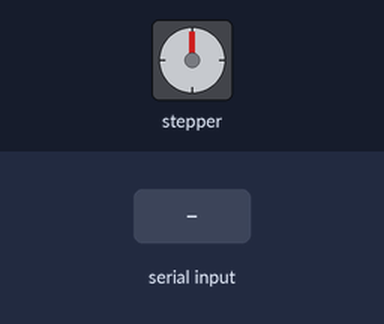
The sketch below on a simulated Arduino Uno, built with avr-gcc and run on an emulated ATmega328P. Shown: stepper motor. Wiring (inferred from the names in the program): stepper motor (2048 steps per turn assumed): coils pin 8, pin 9, pin 10, pin 11. Inputs (shaded band) come from the test bench.

Above: at 1.2 s.
1.3 s: "1\n" received over Serial
At 2.78 s:
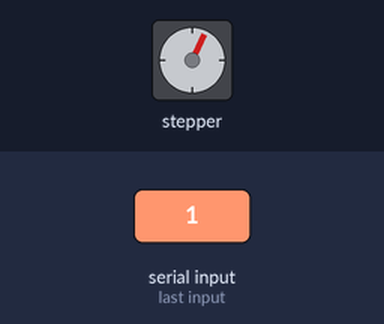
At 3.86 s:
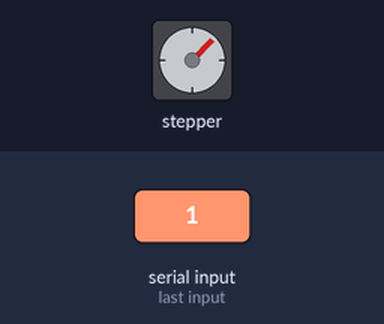
Timing chart, 0 to 21.1 s (numbered marks = the images above; inputs shaded):
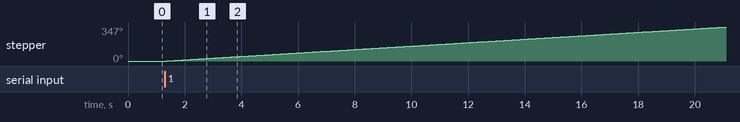

Measured:
- after the input at 1.3 s, stepper: keeps turning clockwise at about 18°/s, starting after 0.06 s

The sketch:

serie.ino
```cpp
int val =0;
bool band = false;
// Definimos los pines donde tenemos conectadas las bobinas
#define IN1  8
#define IN2  9
#define IN3  10
#define IN4  11


// Secuencia de pasos (par máximo)
int paso [4][4] =
{

  {1, 1, 0, 0},
  {0, 1, 1, 0},
  {0, 0, 1, 1},
  {1, 0, 0, 0},


};

void setup() {
  pinMode(IN1, OUTPUT);
  pinMode(IN2, OUTPUT);
  pinMode(IN3, OUTPUT);
  pinMode(IN4, OUTPUT);
  Serial.begin(9600);// puerto en 9600 baudios
}

void loop() {
   if (band == true){

   for (int j = 0; j < 512; j++){

   for (int i = 0; i < 4; i++)
    {
      digitalWrite(IN1, paso[i][0]); //4 pasos
      digitalWrite(IN2, paso[i][1]);
      digitalWrite(IN3, paso[i][2]);
      digitalWrite(IN4, paso[i][3]);
      //Serial.write(".");
      delay(10);
    }
   }
    band = false;
    Serial.write("e");
   }
}


void serialEvent(){
  if(Serial.available()){
    val = Serial.parseInt();
    if(val==1){
      band = true;
    }if(val==2){
      band = false;
    }
  }
}
```
